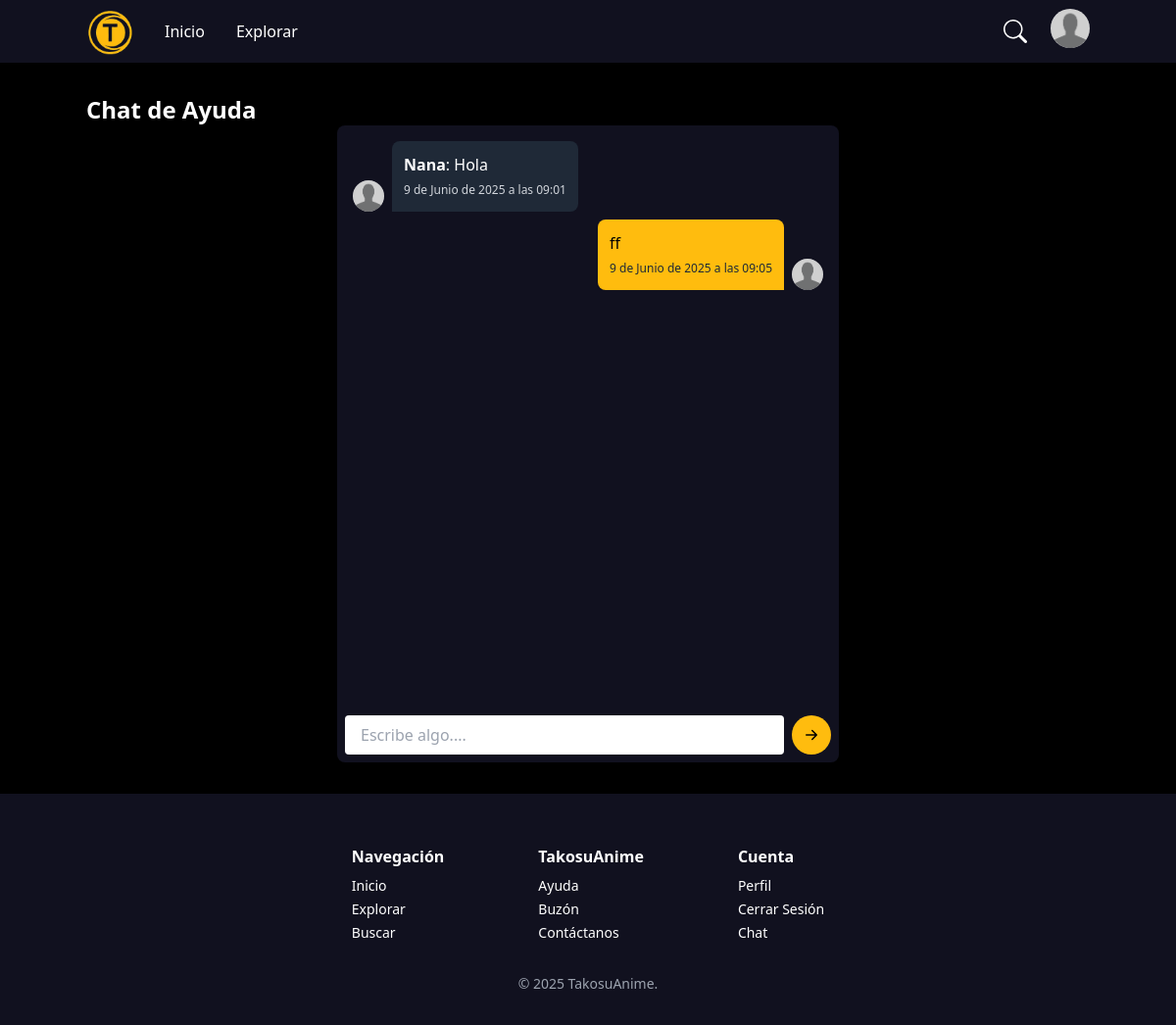
/help-chat/1/ (signed in), run on the app's committed database.
### main/models.py (models this page shows, shortened)
class User(AbstractUser):
    icon = models.ImageField(upload_to=user_icon, default="users/default.png", blank=True)
    favorite_animes = models.ManyToManyField('Anime', related_name='favorited_by', blank=True)

class HelpMessage(models.Model):
    conversation = models.ForeignKey(Conversation, on_delete=models.CASCADE, related_name='messages')
    sender = models.ForeignKey(User, on_delete=models.CASCADE, related_name='sent_messages')
    recipient = models.ForeignKey(User, on_delete=models.CASCADE, null=True, blank=True, related_name='received_messages')
    message = models.TextField()
    created_at = models.DateTimeField(auto_now_add=True)

### main/views.py (the view, shortened to what this page needs)
class HelpChat(LoginRequiredMixin, FormView, DetailView):
    template_name = 'help_chat.html'
    model = Conversation
    form_class = HelpMessageForm
    context_object_name = 'conversation'
    def get_object(self, queryset=None):
        obj = super().get_object(queryset)
        if not self.request.user.is_superuser and obj.user != self.request.user:
            raise PermissionDenied()
        return obj
    def get_context_data(self, **kwargs):
        context = super().get_context_data(**kwargs)
        context['messages'] = self.get_object().messages.order_by('created_at')
        return context

### main/forms.py
class HelpMessageForm(forms.ModelForm):
    class Meta:
        model = HelpMessage
        fields = ['message']
        widgets = {'message': forms.Textarea(attrs={'placeholder': 'Escribe algo....',})}

### main/templatetags/form_filters.py (called while the page is built)
@register.filter(name='add_class')
def add_class(field, css_class):
    try:
        return field.as_widget(attrs={"class": css_class})
    except AttributeError:
        return field

### main/templates/help_chat.html (shortened to what this page needs)
{% extends "base.html" %}
{% load static %}
{% load form_filters %}
{% block content %}
    <h2 class="text-white text-2xl font-bold">Chat de Ayuda</h2>
    <div class="[background-color:#11111F] relative w-1/2 mx-auto rounded-lg" style="height:650px;">
        <div id="chat-box" class="overflow-y-auto h-[600px] p-4 space-y-2">
            {% for msg in messages %}
                {% if msg.sender == request.user %}
                    <div class="flex justify-end">
                        <div class="flex items-end gap-2 max-w-[70%]">
                            <div class="[background-color:#FFBC0E] text-black p-3 rounded-lg rounded-br-none">
                                <p>{{ msg.message }}</p>
                                <small class="text-gray-800 text-xs">{{ msg.created_at }}</small>
                            </div>
                            <img src="{% if msg.sender.icon %}{{ msg.sender.icon.url }}{% else %}{% static 'default_icon.png' %}{% endif %}"
                                alt="{{ msg.sender.username }}"
                                class="w-8 h-8 rounded-full object-cover">
                        </div>
                    </div>
                {% else %}
                    <div class="flex justify-start">
                        <div class="flex items-end gap-2 max-w-[70%]">
                            <img src="{% if msg.sender.icon %}{{ msg.sender.icon.url }}{% else %}{% static 'default_icon.png' %}{% endif %}"
                                alt="{{ msg.sender.username }}"
                                class="w-8 h-8 rounded-full object-cover">
                            <div class="bg-gray-800 text-white p-3 rounded-lg rounded-bl-none">
                                <p><strong>{{ msg.sender.username }}</strong>: {{ msg.message }}</p>
                                <small class="text-gray-300 text-xs">{{ msg.created_at }}</small>
                            </div>
                        </div>
                    </div>
                {% endif %}
            {% empty %}
                <p class="text-white">No hay mensajes aún.</p>
            {% endfor %}
        </div>
        <form method="post" class="absolute bottom-0 left-0 right-0 p-2" id="message-form">
            <div class="flex items-center gap-2">
                {{ form.message|add_class:"w-full h-10 px-4 py-2 rounded bg-white resize-none overflow-hidden" }}
                <button type="submit" class="[background-color:#FFBC0E] text-black px-2 py-2 rounded-full hover:bg-yellow-600">
                    <svg xmlns="http://www.w3.org/2000/svg" width="24" height="24" fill="currentColor" class="bi bi-arrow-right-short" viewBox="0 0 16 16">
                        <path fill-rule="evenodd" d="M4 8a.5.5 0 0 1 .5-.5h5.793L8.146 5.354a.5.5 0 1 1 .708-.708l3 3a.5.5 0 0 1 0 .708l-3 3a.5.5 0 0 1-.708-.708L10.293 8.5H4.5A.5.5 0 0 1 4 8"/>
                    </svg>
                </button>
            </div>
        </form>
    </div>
{% endblock %}

### main/templates/base.html (shortened to what this page needs)
<!DOCTYPE html>
<html lang="en">
<head>
    {% load static %}
    <script src="https://cdn.tailwindcss.com"></script>
    <link rel="stylesheet" href="{% static 'css/style.css' %}">
</head>
<body  class="bg-black min-h-screen flex flex-col">
    <header style="background-color: #11111F;" class="text-white py-2 h-16">
        <div class="container mx-auto flex justify-between items-center">
            <div class="flex items-center space-x-8">
                <div class="flex items-end space-x-2">
                    <img src="{% static 'images/logo.png' %}" alt="TakosuAnime" class="h-12">
                </div>
                <a href="{% url 'anime_list' %}" class="text-white hover:text-yellow-400">Inicio</a>
                <div class="relative">
                    <a href="#">Explorar</a>
                </div>
            </div>
            <div class="flex items-center space-x-4">
                <div class="flex items-center relative">
                    <a href="{% url 'search' %}" class="text-white h-10 w-10 flex items-center justify-center  hover:text-yellow-400">
                        <svg xmlns="http://www.w3.org/2000/svg" width="24" height="24" fill="currentColor" class="bi bi-search" viewBox="0 0 16 16">
                            <path d="M11.742 10.344a6.5 6.5 0 1 0-1.397 1.398h-.001q.044.06.098.115l3.85 3.85a1 1 0 0 0 1.415-1.414l-3.85-3.85a1 1 0 0 0-.115-.1zM12 6.5a5.5 5.5 0 1 1-11 0 5.5 5.5 0 0 1 11 0"/>
                        </svg>
                    </a>
                </div>
                <div class="relative">
                    {% if request.user.is_authenticated %}
                        <button id="profileMenuButton" class="inline-block focus:outline-none">
                            <img src="{{ user.icon.url }}" alt="{{ user.username }}" class="w-10 h-10 rounded-full object-cover" />
                        </button>
                    {% else %}
                        <a href="{% url 'login' %}" class="text-white py-2 px-4 rounded-md hover:text-yellow-500">Iniciar Sesión</a>
                        |
                        <a href="{% url 'signup' %}" class="text-white py-2 px-4 rounded-md hover:text-yellow-500">Registrarse</a>
                    {% endif %}
                </div>
            </div>
        </div>
    </header>
    <main class="container mx-auto py-8 flex-grow">
        {% block content %}
        {% endblock %}
    </main>
    <footer style="background-color: #11111F;" class="text-white py-8">
        <div class="container mx-auto flex flex-col md:flex-row md:gap-x-20 justify-center items-start text-sm pt-5">
            <div class="px-2">
                <span class="font-semibold text-base">Navegación</span>
                <div class="flex flex-col space-y-1 pt-2">
                    <a href="{% url 'anime_list' %}">Inicio</a>
                    <a href="{% url 'anime_list' %}">Explorar</a>
                    <a href="{%  url 'search' %}">Buscar</a>
                </div>
            </div>
            <div class="px-2">
                <span class="font-semibold text-base">TakosuAnime</span>
                <div class="flex flex-col pt-2 space-y-1">
                    <a href="{% url 'help' %}">Ayuda</a>
                    <a href="{% url 'suggestion' %}">Buzón</a>
                    <a href="#">Contáctanos</a>
                </div>
            </div>
            <div class="px-2">
                <span class="font-semibold text-base">Cuenta</span>
                <div class="flex flex-col pt-2 space-y-1">
                {% if request.user.is_authenticated %}
                    <a href="{% url 'profile' user.id %}">Perfil</a>
                    <form action="{% url 'logout' %}" method="post" class="block">
                        <button type="submit" class="hover:[color:#FFBC0E]">
                            Cerrar Sesión
                        </button>
                    </form>
                {% else %}
                    <a href="{% url 'login' %}">Iniciar Sesión</a>
                    <a href="{% url 'signup' %}">Registrarse</a>
                {% endif%}
                    <a href="{% url 'home_redirect' %}">Chat</a>
                </div>
            </div>
        </div>
        <div class="text-sm text-gray-400 text-center pt-8" >
            © 2025 TakosuAnime.
        </div>
    </footer>
</body>
</html>

### static/css/style.css (style rules this page uses)
a { color: white !important; }

### data on the page
User: icon (placeholder picture)
HelpMessage: sender.icon (placeholder picture), sender.username "Nana", message "Hola", created_at "9 de Junio de 2025 a las 09:01"
HelpMessage: message "ff", created_at "9 de Junio de 2025 a las 09:05", sender.icon (placeholder picture)
